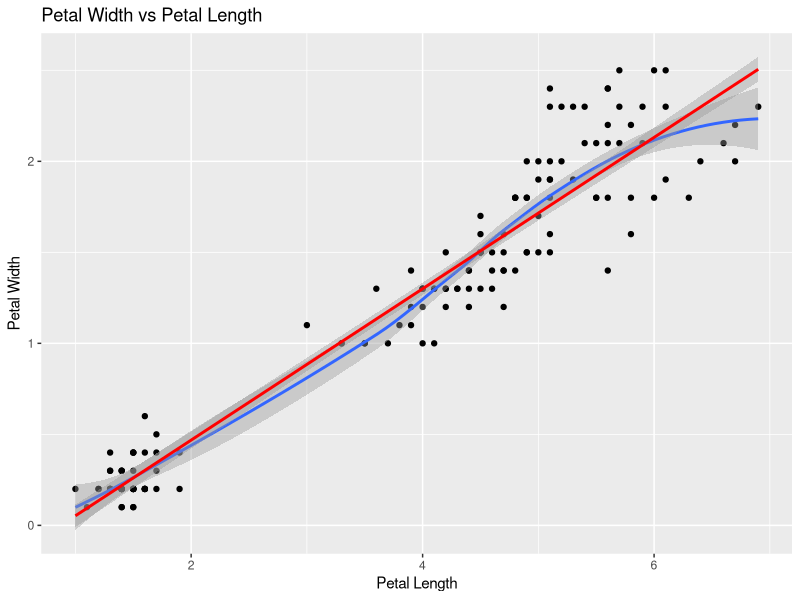
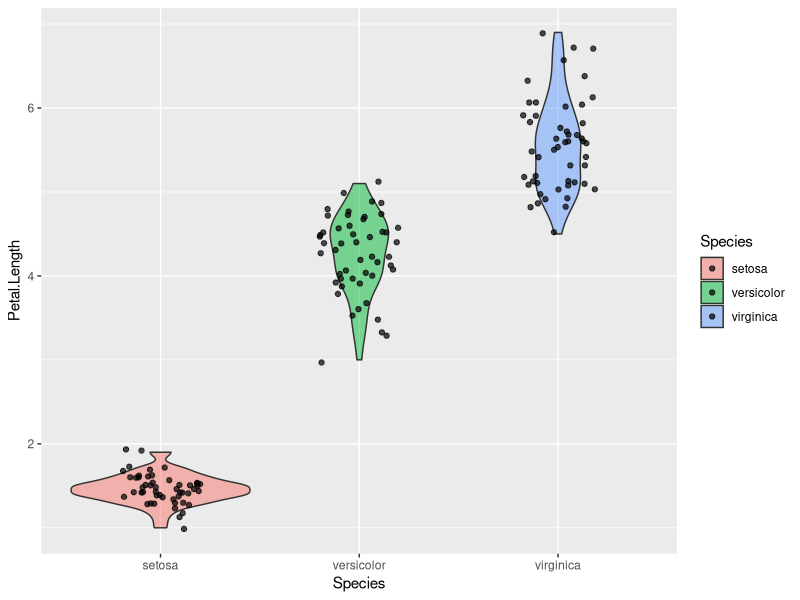
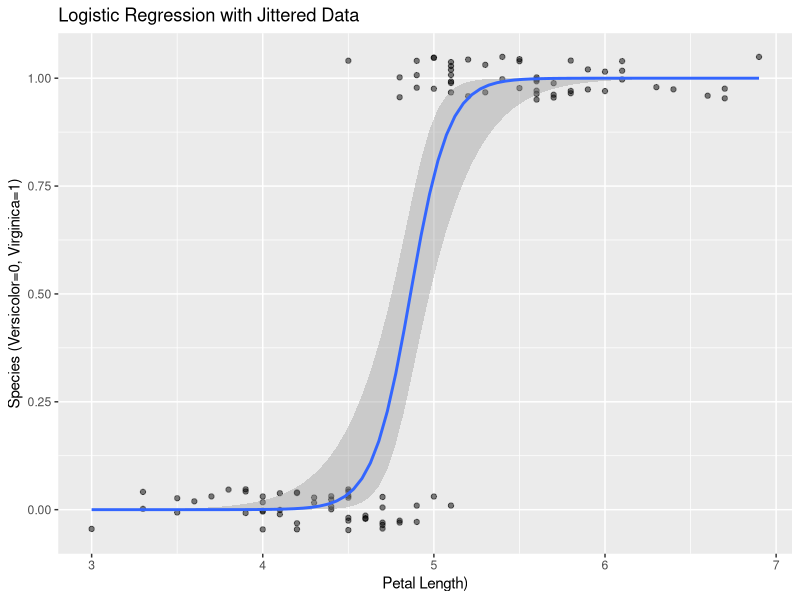

These charts were generated, in order, by the following R code:
## ---- chunk 1
library(ggplot2)
library(dplyr)
d<- iris
## ---- chunk 2
head(d)
ggplot(data=d)+
  aes(x=Petal.Length, y= Petal.Width)+
  geom_point() +
    labs(
    title = "Petal Width vs Petal Length",
    x = "Petal Length", y = "Petal Width")+
  geom_smooth() +
  geom_smooth(method = "lm", col= "red")
## ---- chunk 3
ggplot(iris, aes(x = Species, y = Petal.Length, fill = Species)) +
  geom_violin(alpha = 0.5) +
  geom_jitter(width = 0.2, alpha = 0.7)
    
## ---- chunk 4
d2<- filter(iris, Species!="setosa")
library(ggplot2)

d3 <- d2 %>%
  mutate(binary = if_else(Species == "virginica", 1, 0))
head(d3)

ggplot(d3, aes(x = Petal.Length, y = binary)) +
  geom_jitter(height = 0.05, width = 0, alpha = 0.5) +
  geom_smooth(method = "glm", 
              method.args = list(family = "binomial"), 
              se = TRUE) +
  labs(title = "Logistic Regression with Jittered Data",
       x = "Petal Length)",
       y = "Species (Versicolor=0, Virginica=1)") 
## ---- chunk 5
d4 <- d3 %>%
  mutate(binarypetallength = if_else(Petal.Length < "5.5", 1, 0))
head(d4)
